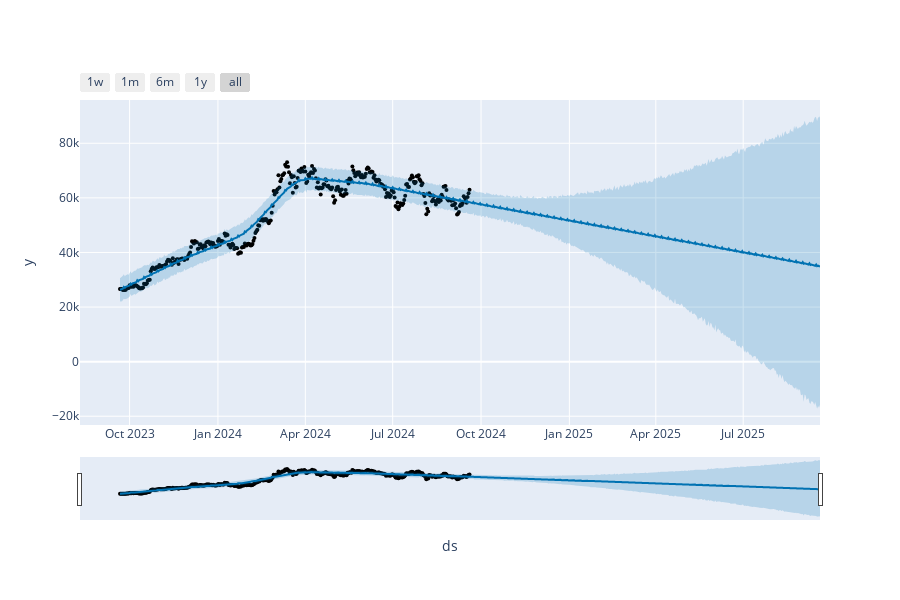

This figure's notebook cell:
### Code cell
from prophet.plot import plot_plotly, plot_components_plotly

model = Prophet()
model.fit(df)
future = model.make_future_dataframe(periods=365)
forecast = model.predict(future)
forecast[["ds", "yhat", "yhat_lower", "yhat_upper"]].tail(200)
predictions = model.predict(forecast)
plot_plotly(model, predictions)

### Figure 1 — Plotly figure (JSON) as saved in the notebook; plotly's stock layout.template omitted (floating-point values rounded to 4 significant figures; data arrays with more than 128 entries replaced by an {"elided": "..."} marker saying what was removed)
{"data": [{"marker": {"color": "black", "size": 4}, "mode": "markers", "name": "Actual", "type": "scatter", "x": {"elided": "365 str values"}, "y": {"elided": "365 float values"}}, {"hoverinfo": "skip", "line": {"width": 0}, "mode": "lines", "type": "scatter", "x": {"elided": "730 str values"}, "y": {"elided": "730 float values"}}, {"fill": "tonexty", "fillcolor": "rgba(0, 114, 178, 0.2)", "line": {"color": "#0072B2", "width": 2}, "mode": "lines", "name": "Predicted", "type": "scatter", "x": {"elided": "730 str values"}, "y": {"elided": "730 float values"}}, {"fill": "tonexty", "fillcolor": "rgba(0, 114, 178, 0.2)", "hoverinfo": "skip", "line": {"width": 0}, "mode": "lines", "type": "scatter", "x": {"elided": "730 str values"}, "y": {"elided": "730 float values"}}], "layout": {"height": 600, "showlegend": false, "width": 900, "xaxis": {"rangeselector": {"buttons": [{"count": 7, "label": "1w", "step": "day", "stepmode": "backward"}, {"count": 1, "label": "1m", "step": "month", "stepmode": "backward"}, {"count": 6, "label": "6m", "step": "month", "stepmode": "backward"}, {"count": 1, "label": "1y", "step": "year", "stepmode": "backward"}, {"step": "all"}]}, "rangeslider": {"visible": true}, "title": {"text": "ds"}, "type": "date"}, "yaxis": {"title": {"text": "y"}}}}
